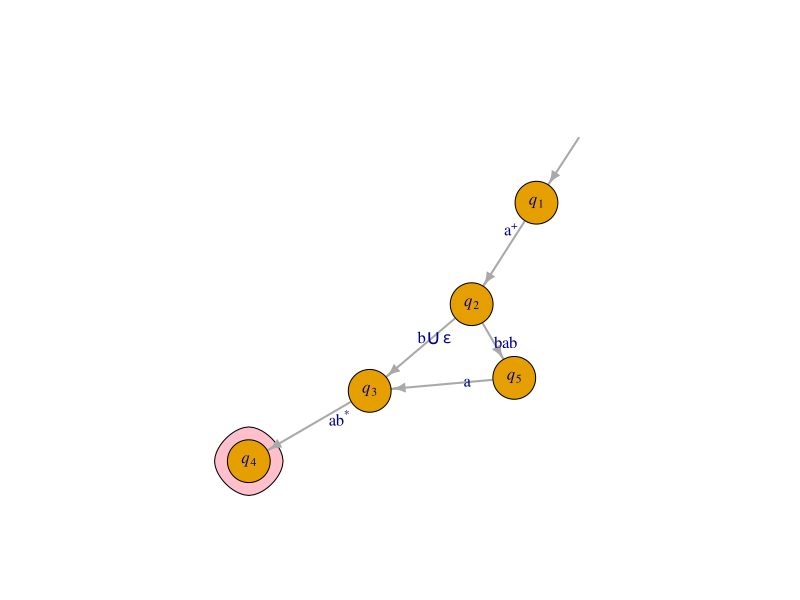

Write the R code that produced this figure.
## ---- chunk 1
set.seed(11724)
fnames <- sample(c("Ky", "Curtis", "Micah", "Todd", "Andrew", "Meghan", "Allie", "David", "Connor", "Levi", "Ben", "Grace", "Joshua"))
## ---- chunk 2
library(igraph)
a3 <- graph_from_literal(" "-+q1-+q2-+q3-+q4, q2-+q5-+q3, simplify=FALSE)
set.seed(123)
coords <- layout_nicely(a3)
plot(a3, 
     edge.curved = 0, 
     layout=coords,
     vertex.size = 25,
     vertex.shape = c("none", "circle", "circle", "circle", "circle", "circle"),
     vertex.label = c(" ", expression(italic(q)[1]), expression(italic(q)[2]), expression(italic(q)[3]), expression(italic(q)[4]), expression(italic(q)[5])),
     edge.loop.angle=3.14*0,
     mark.groups = list(5), mark.shape = -1,  mark.col = "pink", mark.border = "black",
     vertex.label.cex = 1,
     edge.label = c("", expression(atop("a"^"+",  " ")),
                    expression(paste(" b", union(epsilon))),expression("        ab"^"*"),expression(atop("    ", "        bab")),"\n    a"), 
     edge.label.cex = 1,
     edge.width = 2,
     edge.arrow.size=0.7) 
#     ylim = c(-1.02,0.2), xlim=c(-1,1.3))
